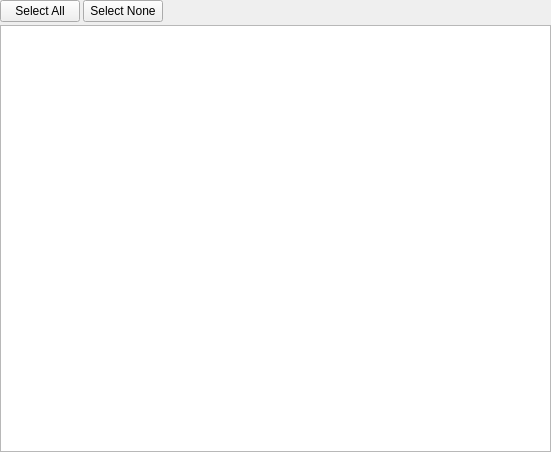
<?xml version="1.0" encoding="UTF-8"?>
<ui version="4.0">
 <class>PropertiesWidget</class>
 <widget class="QWidget" name="PropertiesWidget">
  <property name="geometry">
   <rect>
    <x>0</x>
    <y>0</y>
    <width>551</width>
    <height>452</height>
   </rect>
  </property>
  <layout class="QVBoxLayout" name="verticalLayout">
   <property name="leftMargin">
    <number>0</number>
   </property>
   <property name="topMargin">
    <number>0</number>
   </property>
   <property name="rightMargin">
    <number>0</number>
   </property>
   <property name="bottomMargin">
    <number>0</number>
   </property>
   <item>
    <widget class="QStackedWidget" name="stackedProperties">
     <property name="currentIndex">
      <number>4</number>
     </property>
     <widget class="QWidget" name="pageGeneral">
      <layout class="QVBoxLayout" name="verticalLayout_7">
       <property name="leftMargin">
        <number>0</number>
       </property>
       <property name="topMargin">
        <number>0</number>
       </property>
       <property name="rightMargin">
        <number>0</number>
       </property>
       <property name="bottomMargin">
        <number>0</number>
       </property>
       <item>
        <widget class="QScrollArea" name="scrollArea">
         <property name="widgetResizable">
          <bool>true</bool>
         </property>
         <widget class="QWidget" name="scrollAreaWidgetContents">
          <property name="geometry">
           <rect>
            <x>0</x>
            <y>0</y>
            <width>549</width>
            <height>450</height>
           </rect>
          </property>
          <layout class="QVBoxLayout" name="verticalLayout_2">
           <item>
            <widget class="QWidget" name="groupBar" native="true">
             <layout class="QGridLayout" name="groupBarLayout">
              <property name="topMargin">
               <number>4</number>
              </property>
              <property name="bottomMargin">
               <number>4</number>
              </property>
              <item row="0" column="0">
               <widget class="QLabel" name="labelDownloadedPieces">
                <property name="sizePolicy">
                 <sizepolicy hsizetype="Minimum" vsizetype="Preferred">
                  <horstretch>0</horstretch>
                  <verstretch>0</verstretch>
                 </sizepolicy>
                </property>
                <property name="text">
                 <string>Progress:</string>
                </property>
                <property name="alignment">
                 <set>Qt::AlignRight|Qt::AlignTrailing|Qt::AlignVCenter</set>
                </property>
               </widget>
              </item>
              <item row="0" column="2">
               <widget class="QLabel" name="labelProgressVal">
                <property name="sizePolicy">
                 <sizepolicy hsizetype="Minimum" vsizetype="Preferred">
                  <horstretch>0</horstretch>
                  <verstretch>0</verstretch>
                 </sizepolicy>
                </property>
                <property name="textFormat">
                 <enum>Qt::PlainText</enum>
                </property>
               </widget>
              </item>
              <item row="1" column="0">
               <widget class="QLabel" name="labelPiecesAvailability">
                <property name="sizePolicy">
                 <sizepolicy hsizetype="Minimum" vsizetype="Preferred">
                  <horstretch>0</horstretch>
                  <verstretch>0</verstretch>
                 </sizepolicy>
                </property>
                <property name="text">
                 <string>Availability:</string>
                </property>
                <property name="alignment">
                 <set>Qt::AlignRight|Qt::AlignTrailing|Qt::AlignVCenter</set>
                </property>
               </widget>
              </item>
              <item row="1" column="2">
               <widget class="QLabel" name="labelAverageAvailabilityVal">
                <property name="sizePolicy">
                 <sizepolicy hsizetype="Minimum" vsizetype="Preferred">
                  <horstretch>0</horstretch>
                  <verstretch>0</verstretch>
                 </sizepolicy>
                </property>
                <property name="textFormat">
                 <enum>Qt::PlainText</enum>
                </property>
               </widget>
              </item>
              <item row="1" column="1">
               <widget class="QLabel" name="tempAvailabilityBarArea">
                <property name="textFormat">
                 <enum>Qt::PlainText</enum>
                </property>
               </widget>
              </item>
              <item row="0" column="1">
               <widget class="QLabel" name="tempProgressBarArea">
                <property name="textFormat">
                 <enum>Qt::PlainText</enum>
                </property>
               </widget>
              </item>
             </layout>
            </widget>
           </item>
           <item>
            <widget class="Line" name="lineBelowBars">
             <property name="orientation">
              <enum>Qt::Horizontal</enum>
             </property>
            </widget>
           </item>
           <item>
            <widget class="QGroupBox" name="groupTransferBox">
             <property name="title">
              <string>Transfer</string>
             </property>
             <layout class="QGridLayout" name="gridLayout_2">
              <property name="topMargin">
               <number>4</number>
              </property>
              <property name="bottomMargin">
               <number>4</number>
              </property>
              <item row="2" column="1">
               <widget class="QLabel" name="labelDlSpeedVal">
                <property name="sizePolicy">
                 <sizepolicy hsizetype="Expanding" vsizetype="Preferred">
                  <horstretch>0</horstretch>
                  <verstretch>0</verstretch>
                 </sizepolicy>
                </property>
                <property name="textFormat">
                 <enum>Qt::PlainText</enum>
                </property>
               </widget>
              </item>
              <item row="2" column="2">
               <widget class="QLabel" name="labelUpSpeed">
                <property name="sizePolicy">
                 <sizepolicy hsizetype="Minimum" vsizetype="Preferred">
                  <horstretch>0</horstretch>
                  <verstretch>0</verstretch>
                 </sizepolicy>
                </property>
                <property name="text">
                 <string>Upload Speed:</string>
                </property>
                <property name="alignment">
                 <set>Qt::AlignRight|Qt::AlignTrailing|Qt::AlignVCenter</set>
                </property>
               </widget>
              </item>
              <item row="2" column="3" colspan="4">
               <widget class="QLabel" name="labelUpSpeedVal">
                <property name="sizePolicy">
                 <sizepolicy hsizetype="Expanding" vsizetype="Preferred">
                  <horstretch>0</horstretch>
                  <verstretch>0</verstretch>
                 </sizepolicy>
                </property>
                <property name="textFormat">
                 <enum>Qt::PlainText</enum>
                </property>
               </widget>
              </item>
              <item row="2" column="4">
               <widget class="QLabel" name="labelPeers">
                <property name="sizePolicy">
                 <sizepolicy hsizetype="Minimum" vsizetype="Preferred">
                  <horstretch>0</horstretch>
                  <verstretch>0</verstretch>
                 </sizepolicy>
                </property>
                <property name="text">
                 <string>Peers:</string>
                </property>
                <property name="alignment">
                 <set>Qt::AlignRight|Qt::AlignTrailing|Qt::AlignVCenter</set>
                </property>
               </widget>
              </item>
              <item row="0" column="4">
               <widget class="QLabel" name="labelConnections">
                <property name="sizePolicy">
                 <sizepolicy hsizetype="Minimum" vsizetype="Preferred">
                  <horstretch>0</horstretch>
                  <verstretch>0</verstretch>
                 </sizepolicy>
                </property>
                <property name="text">
                 <string>Connections:</string>
                </property>
                <property name="alignment">
                 <set>Qt::AlignRight|Qt::AlignTrailing|Qt::AlignVCenter</set>
                </property>
               </widget>
              </item>
              <item row="4" column="3">
               <widget class="QLabel" name="labelReannounceInVal">
                <property name="sizePolicy">
                 <sizepolicy hsizetype="Expanding" vsizetype="Preferred">
                  <horstretch>0</horstretch>
                  <verstretch>0</verstretch>
                 </sizepolicy>
                </property>
                <property name="textFormat">
                 <enum>Qt::PlainText</enum>
                </property>
               </widget>
              </item>
              <item row="0" column="3">
               <widget class="QLabel" name="labelETAVal">
                <property name="sizePolicy">
                 <sizepolicy hsizetype="Expanding" vsizetype="Preferred">
                  <horstretch>0</horstretch>
                  <verstretch>0</verstretch>
                 </sizepolicy>
                </property>
                <property name="textFormat">
                 <enum>Qt::PlainText</enum>
                </property>
               </widget>
              </item>
              <item row="3" column="0">
               <widget class="QLabel" name="labelDlLimit">
                <property name="sizePolicy">
                 <sizepolicy hsizetype="Minimum" vsizetype="Preferred">
                  <horstretch>0</horstretch>
                  <verstretch>0</verstretch>
                 </sizepolicy>
                </property>
                <property name="text">
                 <string>Download Limit:</string>
                </property>
                <property name="alignment">
                 <set>Qt::AlignRight|Qt::AlignTrailing|Qt::AlignVCenter</set>
                </property>
               </widget>
              </item>
              <item row="4" column="0">
               <widget class="QLabel" name="labelRatio">
                <property name="sizePolicy">
                 <sizepolicy hsizetype="Minimum" vsizetype="Preferred">
                  <horstretch>0</horstretch>
                  <verstretch>0</verstretch>
                 </sizepolicy>
                </property>
                <property name="text">
                 <string>Share Ratio:</string>
                </property>
                <property name="alignment">
                 <set>Qt::AlignRight|Qt::AlignTrailing|Qt::AlignVCenter</set>
                </property>
               </widget>
              </item>
              <item row="0" column="5">
               <widget class="QLabel" name="labelConnectionsVal">
                <property name="sizePolicy">
                 <sizepolicy hsizetype="Expanding" vsizetype="Preferred">
                  <horstretch>0</horstretch>
                  <verstretch>0</verstretch>
                 </sizepolicy>
                </property>
                <property name="textFormat">
                 <enum>Qt::PlainText</enum>
                </property>
               </widget>
              </item>
              <item row="2" column="5">
               <widget class="QLabel" name="labelPeersVal">
                <property name="sizePolicy">
                 <sizepolicy hsizetype="Expanding" vsizetype="Preferred">
                  <horstretch>0</horstretch>
                  <verstretch>0</verstretch>
                 </sizepolicy>
                </property>
                <property name="textFormat">
                 <enum>Qt::PlainText</enum>
                </property>
               </widget>
              </item>
              <item row="1" column="0">
               <widget class="QLabel" name="labelDownloaded">
                <property name="sizePolicy">
                 <sizepolicy hsizetype="Minimum" vsizetype="Preferred">
                  <horstretch>0</horstretch>
                  <verstretch>0</verstretch>
                 </sizepolicy>
                </property>
                <property name="text">
                 <string>Downloaded:</string>
                </property>
                <property name="alignment">
                 <set>Qt::AlignRight|Qt::AlignTrailing|Qt::AlignVCenter</set>
                </property>
               </widget>
              </item>
              <item row="3" column="2">
               <widget class="QLabel" name="labelUpLimit">
                <property name="sizePolicy">
                 <sizepolicy hsizetype="Minimum" vsizetype="Preferred">
                  <horstretch>0</horstretch>
                  <verstretch>0</verstretch>
                 </sizepolicy>
                </property>
                <property name="text">
                 <string>Upload Limit:</string>
                </property>
                <property name="alignment">
                 <set>Qt::AlignRight|Qt::AlignTrailing|Qt::AlignVCenter</set>
                </property>
               </widget>
              </item>
              <item row="4" column="4">
               <widget class="QLabel" name="labelLastSeenComplete">
                <property name="sizePolicy">
                 <sizepolicy hsizetype="Minimum" vsizetype="Preferred">
                  <horstretch>0</horstretch>
                  <verstretch>0</verstretch>
                 </sizepolicy>
                </property>
                <property name="text">
                 <string>Last Seen Complete:</string>
                </property>
                <property name="alignment">
                 <set>Qt::AlignRight|Qt::AlignTrailing|Qt::AlignVCenter</set>
                </property>
               </widget>
              </item>
              <item row="3" column="1">
               <widget class="QLabel" name="labelDlLimitVal">
                <property name="sizePolicy">
                 <sizepolicy hsizetype="Expanding" vsizetype="Preferred">
                  <horstretch>0</horstretch>
                  <verstretch>0</verstretch>
                 </sizepolicy>
                </property>
                <property name="textFormat">
                 <enum>Qt::PlainText</enum>
                </property>
               </widget>
              </item>
              <item row="1" column="3" colspan="4">
               <widget class="QLabel" name="labelUpTotalVal">
                <property name="sizePolicy">
                 <sizepolicy hsizetype="Expanding" vsizetype="Preferred">
                  <horstretch>0</horstretch>
                  <verstretch>0</verstretch>
                 </sizepolicy>
                </property>
                <property name="textFormat">
                 <enum>Qt::PlainText</enum>
                </property>
               </widget>
              </item>
              <item row="4" column="2">
               <widget class="QLabel" name="labelReannounceIn">
                <property name="sizePolicy">
                 <sizepolicy hsizetype="Minimum" vsizetype="Preferred">
                  <horstretch>0</horstretch>
                  <verstretch>0</verstretch>
                 </sizepolicy>
                </property>
                <property name="text">
                 <string>Reannounce In:</string>
                </property>
                <property name="alignment">
                 <set>Qt::AlignRight|Qt::AlignTrailing|Qt::AlignVCenter</set>
                </property>
               </widget>
              </item>
              <item row="4" column="5">
               <widget class="QLabel" name="labelLastSeenCompleteVal">
                <property name="sizePolicy">
                 <sizepolicy hsizetype="Expanding" vsizetype="Preferred">
                  <horstretch>0</horstretch>
                  <verstretch>0</verstretch>
                 </sizepolicy>
                </property>
                <property name="textFormat">
                 <enum>Qt::PlainText</enum>
                </property>
               </widget>
              </item>
              <item row="1" column="4">
               <widget class="QLabel" name="labelSeeds">
                <property name="sizePolicy">
                 <sizepolicy hsizetype="Minimum" vsizetype="Preferred">
                  <horstretch>0</horstretch>
                  <verstretch>0</verstretch>
                 </sizepolicy>
                </property>
                <property name="text">
                 <string>Seeds:</string>
                </property>
                <property name="alignment">
                 <set>Qt::AlignRight|Qt::AlignTrailing|Qt::AlignVCenter</set>
                </property>
               </widget>
              </item>
              <item row="2" column="0">
               <widget class="QLabel" name="labelDlSpeed">
                <property name="sizePolicy">
                 <sizepolicy hsizetype="Minimum" vsizetype="Preferred">
                  <horstretch>0</horstretch>
                  <verstretch>0</verstretch>
                 </sizepolicy>
                </property>
                <property name="text">
                 <string>Download Speed:</string>
                </property>
                <property name="alignment">
                 <set>Qt::AlignRight|Qt::AlignTrailing|Qt::AlignVCenter</set>
                </property>
               </widget>
              </item>
              <item row="1" column="1">
               <widget class="QLabel" name="labelDlTotalVal">
                <property name="sizePolicy">
                 <sizepolicy hsizetype="Expanding" vsizetype="Preferred">
                  <horstretch>0</horstretch>
                  <verstretch>0</verstretch>
                 </sizepolicy>
                </property>
                <property name="textFormat">
                 <enum>Qt::PlainText</enum>
                </property>
               </widget>
              </item>
              <item row="3" column="5">
               <widget class="QLabel" name="labelWastedVal">
                <property name="sizePolicy">
                 <sizepolicy hsizetype="Expanding" vsizetype="Preferred">
                  <horstretch>0</horstretch>
                  <verstretch>0</verstretch>
                 </sizepolicy>
                </property>
                <property name="textFormat">
                 <enum>Qt::PlainText</enum>
                </property>
               </widget>
              </item>
              <item row="4" column="1">
               <widget class="QLabel" name="labelShareRatioVal">
                <property name="sizePolicy">
                 <sizepolicy hsizetype="Expanding" vsizetype="Preferred">
                  <horstretch>0</horstretch>
                  <verstretch>0</verstretch>
                 </sizepolicy>
                </property>
                <property name="textFormat">
                 <enum>Qt::PlainText</enum>
                </property>
               </widget>
              </item>
              <item row="1" column="2">
               <widget class="QLabel" name="labelUploaded">
                <property name="sizePolicy">
                 <sizepolicy hsizetype="Minimum" vsizetype="Preferred">
                  <horstretch>0</horstretch>
                  <verstretch>0</verstretch>
                 </sizepolicy>
                </property>
                <property name="text">
                 <string>Uploaded:</string>
                </property>
                <property name="alignment">
                 <set>Qt::AlignRight|Qt::AlignTrailing|Qt::AlignVCenter</set>
                </property>
               </widget>
              </item>
              <item row="1" column="5">
               <widget class="QLabel" name="labelSeedsVal">
                <property name="sizePolicy">
                 <sizepolicy hsizetype="Expanding" vsizetype="Preferred">
                  <horstretch>0</horstretch>
                  <verstretch>0</verstretch>
                 </sizepolicy>
                </property>
                <property name="textFormat">
                 <enum>Qt::PlainText</enum>
                </property>
               </widget>
              </item>
              <item row="0" column="1">
               <widget class="QLabel" name="labelElapsedVal">
                <property name="sizePolicy">
                 <sizepolicy hsizetype="Expanding" vsizetype="Preferred">
                  <horstretch>0</horstretch>
                  <verstretch>0</verstretch>
                 </sizepolicy>
                </property>
                <property name="textFormat">
                 <enum>Qt::PlainText</enum>
                </property>
               </widget>
              </item>
              <item row="0" column="0">
               <widget class="QLabel" name="labelTimeActive">
                <property name="sizePolicy">
                 <sizepolicy hsizetype="Minimum" vsizetype="Preferred">
                  <horstretch>0</horstretch>
                  <verstretch>0</verstretch>
                 </sizepolicy>
                </property>
                <property name="text">
                 <string extracomment="Time (duration) the torrent is active (not paused)">Time Active:</string>
                </property>
                <property name="alignment">
                 <set>Qt::AlignRight|Qt::AlignTrailing|Qt::AlignVCenter</set>
                </property>
               </widget>
              </item>
              <item row="3" column="3">
               <widget class="QLabel" name="labelUpLimitVal">
                <property name="sizePolicy">
                 <sizepolicy hsizetype="Expanding" vsizetype="Preferred">
                  <horstretch>0</horstretch>
                  <verstretch>0</verstretch>
                 </sizepolicy>
                </property>
                <property name="textFormat">
                 <enum>Qt::PlainText</enum>
                </property>
               </widget>
              </item>
              <item row="0" column="2">
               <widget class="QLabel" name="labelETA">
                <property name="sizePolicy">
                 <sizepolicy hsizetype="Minimum" vsizetype="Preferred">
                  <horstretch>0</horstretch>
                  <verstretch>0</verstretch>
                 </sizepolicy>
                </property>
                <property name="text">
                 <string>ETA:</string>
                </property>
                <property name="alignment">
                 <set>Qt::AlignRight|Qt::AlignTrailing|Qt::AlignVCenter</set>
                </property>
               </widget>
              </item>
              <item row="3" column="4">
               <widget class="QLabel" name="labelWasted">
                <property name="sizePolicy">
                 <sizepolicy hsizetype="Minimum" vsizetype="Preferred">
                  <horstretch>0</horstretch>
                  <verstretch>0</verstretch>
                 </sizepolicy>
                </property>
                <property name="text">
                 <string>Wasted:</string>
                </property>
                <property name="alignment">
                 <set>Qt::AlignRight|Qt::AlignTrailing|Qt::AlignVCenter</set>
                </property>
               </widget>
              </item>
             </layout>
            </widget>
           </item>
           <item>
            <widget class="QGroupBox" name="groupInfosBox">
             <property name="title">
              <string>Information</string>
             </property>
             <layout class="QGridLayout" name="gridLayout">
              <property name="topMargin">
               <number>4</number>
              </property>
              <property name="bottomMargin">
               <number>2</number>
              </property>
              <item row="0" column="0">
               <widget class="QLabel" name="labelTotalSize">
                <property name="sizePolicy">
                 <sizepolicy hsizetype="Minimum" vsizetype="Preferred">
                  <horstretch>0</horstretch>
                  <verstretch>0</verstretch>
                 </sizepolicy>
                </property>
                <property name="text">
                 <string>Total Size:</string>
                </property>
                <property name="alignment">
                 <set>Qt::AlignRight|Qt::AlignTrailing|Qt::AlignVCenter</set>
                </property>
               </widget>
              </item>
              <item row="0" column="1">
               <widget class="QLabel" name="labelTotalSizeVal">
                <property name="sizePolicy">
                 <sizepolicy hsizetype="Expanding" vsizetype="Preferred">
                  <horstretch>0</horstretch>
                  <verstretch>0</verstretch>
                 </sizepolicy>
                </property>
                <property name="textFormat">
                 <enum>Qt::PlainText</enum>
                </property>
               </widget>
              </item>
              <item row="0" column="2">
               <widget class="QLabel" name="labelTotalPieces">
                <property name="sizePolicy">
                 <sizepolicy hsizetype="Minimum" vsizetype="Preferred">
                  <horstretch>0</horstretch>
                  <verstretch>0</verstretch>
                 </sizepolicy>
                </property>
                <property name="text">
                 <string>Pieces:</string>
                </property>
                <property name="alignment">
                 <set>Qt::AlignRight|Qt::AlignTrailing|Qt::AlignVCenter</set>
                </property>
               </widget>
              </item>
              <item row="0" column="3">
               <widget class="QLabel" name="labelTotalPiecesVal">
                <property name="sizePolicy">
                 <sizepolicy hsizetype="Expanding" vsizetype="Preferred">
                  <horstretch>0</horstretch>
                  <verstretch>0</verstretch>
                 </sizepolicy>
                </property>
                <property name="textFormat">
                 <enum>Qt::PlainText</enum>
                </property>
               </widget>
              </item>
              <item row="0" column="4">
               <widget class="QLabel" name="labelCreatedBy">
                <property name="sizePolicy">
                 <sizepolicy hsizetype="Minimum" vsizetype="Preferred">
                  <horstretch>0</horstretch>
                  <verstretch>0</verstretch>
                 </sizepolicy>
                </property>
                <property name="text">
                 <string>Created By:</string>
                </property>
                <property name="alignment">
                 <set>Qt::AlignRight|Qt::AlignTrailing|Qt::AlignVCenter</set>
                </property>
               </widget>
              </item>
              <item row="0" column="5">
               <widget class="QLabel" name="labelCreatedByVal">
                <property name="sizePolicy">
                 <sizepolicy hsizetype="Expanding" vsizetype="Preferred">
                  <horstretch>0</horstretch>
                  <verstretch>0</verstretch>
                 </sizepolicy>
                </property>
                <property name="textFormat">
                 <enum>Qt::PlainText</enum>
                </property>
               </widget>
              </item>
              <item row="1" column="0">
               <widget class="QLabel" name="labelAddedOn">
                <property name="sizePolicy">
                 <sizepolicy hsizetype="Minimum" vsizetype="Preferred">
                  <horstretch>0</horstretch>
                  <verstretch>0</verstretch>
                 </sizepolicy>
                </property>
                <property name="text">
                 <string>Added On:</string>
                </property>
                <property name="alignment">
                 <set>Qt::AlignRight|Qt::AlignTrailing|Qt::AlignVCenter</set>
                </property>
               </widget>
              </item>
              <item row="1" column="1">
               <widget class="QLabel" name="labelAddedOnVal">
                <property name="sizePolicy">
                 <sizepolicy hsizetype="Expanding" vsizetype="Preferred">
                  <horstretch>0</horstretch>
                  <verstretch>0</verstretch>
                 </sizepolicy>
                </property>
                <property name="textFormat">
                 <enum>Qt::PlainText</enum>
                </property>
               </widget>
              </item>
              <item row="1" column="2">
               <widget class="QLabel" name="labelCompletedOn">
                <property name="sizePolicy">
                 <sizepolicy hsizetype="Minimum" vsizetype="Preferred">
                  <horstretch>0</horstretch>
                  <verstretch>0</verstretch>
                 </sizepolicy>
                </property>
                <property name="text">
                 <string>Completed On:</string>
                </property>
                <property name="alignment">
                 <set>Qt::AlignRight|Qt::AlignTrailing|Qt::AlignVCenter</set>
                </property>
               </widget>
              </item>
              <item row="1" column="3">
               <widget class="QLabel" name="labelCompletedOnVal">
                <property name="sizePolicy">
                 <sizepolicy hsizetype="Expanding" vsizetype="Preferred">
                  <horstretch>0</horstretch>
                  <verstretch>0</verstretch>
                 </sizepolicy>
                </property>
                <property name="textFormat">
                 <enum>Qt::PlainText</enum>
                </property>
               </widget>
              </item>
              <item row="1" column="4">
               <widget class="QLabel" name="labelCreatedOn">
                <property name="sizePolicy">
                 <sizepolicy hsizetype="Minimum" vsizetype="Preferred">
                  <horstretch>0</horstretch>
                  <verstretch>0</verstretch>
                 </sizepolicy>
                </property>
                <property name="text">
                 <string>Created On:</string>
                </property>
                <property name="alignment">
                 <set>Qt::AlignRight|Qt::AlignTrailing|Qt::AlignVCenter</set>
                </property>
               </widget>
              </item>
              <item row="1" column="5">
               <widget class="QLabel" name="labelCreatedOnVal">
                <property name="sizePolicy">
                 <sizepolicy hsizetype="Expanding" vsizetype="Preferred">
                  <horstretch>0</horstretch>
                  <verstretch>0</verstretch>
                 </sizepolicy>
                </property>
                <property name="textFormat">
                 <enum>Qt::PlainText</enum>
                </property>
               </widget>
              </item>
              <item row="2" column="0">
               <widget class="QLabel" name="labelHash">
                <property name="sizePolicy">
                 <sizepolicy hsizetype="Minimum" vsizetype="Preferred">
                  <horstretch>0</horstretch>
                  <verstretch>0</verstretch>
                 </sizepolicy>
                </property>
                <property name="text">
                 <string>Torrent Hash:</string>
                </property>
                <property name="alignment">
                 <set>Qt::AlignRight|Qt::AlignTrailing|Qt::AlignVCenter</set>
                </property>
               </widget>
              </item>
              <item row="2" column="1" colspan="5">
               <widget class="QLabel" name="labelHashVal">
                <property name="sizePolicy">
                 <sizepolicy hsizetype="Expanding" vsizetype="Preferred">
                  <horstretch>0</horstretch>
                  <verstretch>0</verstretch>
                 </sizepolicy>
                </property>
                <property name="textFormat">
                 <enum>Qt::PlainText</enum>
                </property>
                <property name="textInteractionFlags">
                 <set>Qt::TextSelectableByMouse</set>
                </property>
               </widget>
              </item>
              <item row="3" column="0">
               <widget class="QLabel" name="labelSavePath">
                <property name="sizePolicy">
                 <sizepolicy hsizetype="Minimum" vsizetype="Preferred">
                  <horstretch>0</horstretch>
                  <verstretch>0</verstretch>
                 </sizepolicy>
                </property>
                <property name="text">
                 <string>Save Path:</string>
                </property>
                <property name="alignment">
                 <set>Qt::AlignRight|Qt::AlignTop|Qt::AlignTrailing</set>
                </property>
               </widget>
              </item>
              <item row="3" column="1" colspan="5">
               <widget class="QLabel" name="labelSavePathVal">
                <property name="sizePolicy">
                 <sizepolicy hsizetype="Expanding" vsizetype="Preferred">
                  <horstretch>0</horstretch>
                  <verstretch>0</verstretch>
                 </sizepolicy>
                </property>
                <property name="textFormat">
                 <enum>Qt::PlainText</enum>
                </property>
                <property name="wordWrap">
                 <bool>true</bool>
                </property>
                <property name="textInteractionFlags">
                 <set>Qt::TextSelectableByMouse</set>
                </property>
               </widget>
              </item>
              <item row="4" column="0">
               <widget class="QLabel" name="labelComment">
                <property name="sizePolicy">
                 <sizepolicy hsizetype="Minimum" vsizetype="Preferred">
                  <horstretch>0</horstretch>
                  <verstretch>0</verstretch>
                 </sizepolicy>
                </property>
                <property name="text">
                 <string>Comment:</string>
                </property>
                <property name="alignment">
                 <set>Qt::AlignRight|Qt::AlignTop|Qt::AlignTrailing</set>
                </property>
               </widget>
              </item>
              <item row="4" column="1" colspan="5">
               <widget class="QLabel" name="labelCommentVal">
                <property name="sizePolicy">
                 <sizepolicy hsizetype="Expanding" vsizetype="Expanding">
                  <horstretch>0</horstretch>
                  <verstretch>0</verstretch>
                 </sizepolicy>
                </property>
                <property name="textFormat">
                 <enum>Qt::RichText</enum>
                </property>
                <property name="alignment">
                 <set>Qt::AlignLeading|Qt::AlignLeft|Qt::AlignTop</set>
                </property>
                <property name="wordWrap">
                 <bool>true</bool>
                </property>
                <property name="openExternalLinks">
                 <bool>true</bool>
                </property>
                <property name="textInteractionFlags">
                 <set>Qt::TextBrowserInteraction</set>
                </property>
                <property name="openLinks" stdset="0">
                 <bool>true</bool>
                </property>
               </widget>
              </item>
             </layout>
            </widget>
           </item>
          </layout>
         </widget>
        </widget>
       </item>
      </layout>
     </widget>
     <widget class="QWidget" name="pageTrackers">
      <layout class="QHBoxLayout" name="hBoxLayoutTrackers">
       <property name="leftMargin">
        <number>0</number>
       </property>
       <property name="topMargin">
        <number>0</number>
       </property>
       <property name="rightMargin">
        <number>0</number>
       </property>
       <property name="bottomMargin">
        <number>0</number>
       </property>
       <item>
        <layout class="QVBoxLayout" name="verticalLayout_10">
         <item>
          <spacer name="verticalSpacer_2">
           <property name="orientation">
            <enum>Qt::Vertical</enum>
           </property>
           <property name="sizeHint" stdset="0">
            <size>
             <width>20</width>
             <height>40</height>
            </size>
           </property>
          </spacer>
         </item>
         <item>
          <widget class="QPushButton" name="trackerUpButton"/>
         </item>
         <item>
          <widget class="QPushButton" name="trackerDownButton"/>
         </item>
         <item>
          <spacer name="verticalSpacer_3">
           <property name="orientation">
            <enum>Qt::Vertical</enum>
           </property>
           <property name="sizeHint" stdset="0">
            <size>
             <width>20</width>
             <height>40</height>
            </size>
           </property>
          </spacer>
         </item>
        </layout>
       </item>
      </layout>
     </widget>
     <widget class="QWidget" name="pagePeers">
      <layout class="QVBoxLayout" name="vBoxLayoutPeerPage">
       <property name="leftMargin">
        <number>0</number>
       </property>
       <property name="topMargin">
        <number>0</number>
       </property>
       <property name="rightMargin">
        <number>0</number>
       </property>
       <property name="bottomMargin">
        <number>0</number>
       </property>
      </layout>
     </widget>
     <widget class="QWidget" name="pageSources">
      <layout class="QVBoxLayout" name="verticalLayout_9">
       <property name="leftMargin">
        <number>0</number>
       </property>
       <property name="topMargin">
        <number>0</number>
       </property>
       <property name="rightMargin">
        <number>0</number>
       </property>
       <property name="bottomMargin">
        <number>0</number>
       </property>
       <item>
        <widget class="QListWidget" name="listWebSeeds">
         <property name="contextMenuPolicy">
          <enum>Qt::CustomContextMenu</enum>
         </property>
         <property name="selectionMode">
          <enum>QAbstractItemView::ExtendedSelection</enum>
         </property>
        </widget>
       </item>
      </layout>
     </widget>
     <widget class="QWidget" name="pageContents">
      <layout class="QVBoxLayout" name="verticalLayout_3">
       <property name="spacing">
        <number>3</number>
       </property>
       <property name="leftMargin">
        <number>0</number>
       </property>
       <property name="topMargin">
        <number>0</number>
       </property>
       <property name="rightMargin">
        <number>0</number>
       </property>
       <property name="bottomMargin">
        <number>0</number>
       </property>
       <item>
        <layout class="QHBoxLayout" name="contentFilterLayout">
         <item>
          <widget class="QPushButton" name="selectAllButton">
           <property name="text">
            <string>Select All</string>
           </property>
          </widget>
         </item>
         <item>
          <widget class="QPushButton" name="selectNoneButton">
           <property name="text">
            <string>Select None</string>
           </property>
          </widget>
         </item>
         <item>
          <spacer name="horizontalSpacer">
           <property name="orientation">
            <enum>Qt::Horizontal</enum>
           </property>
           <property name="sizeHint" stdset="0">
            <size>
             <width>40</width>
             <height>20</height>
            </size>
           </property>
          </spacer>
         </item>
        </layout>
       </item>
       <item>
        <widget class="TorrentContentTreeView" name="filesList">
         <property name="contextMenuPolicy">
          <enum>Qt::CustomContextMenu</enum>
         </property>
         <property name="editTriggers">
          <set>QAbstractItemView::AllEditTriggers</set>
         </property>
         <property name="selectionMode">
          <enum>QAbstractItemView::ExtendedSelection</enum>
         </property>
         <property name="allColumnsShowFocus">
          <bool>true</bool>
         </property>
        </widget>
       </item>
      </layout>
     </widget>
     <widget class="QWidget" name="pageSpeed">
      <layout class="QVBoxLayout" name="speedLayout">
       <property name="leftMargin">
        <number>0</number>
       </property>
       <property name="topMargin">
        <number>0</number>
       </property>
       <property name="rightMargin">
        <number>0</number>
       </property>
       <property name="bottomMargin">
        <number>0</number>
       </property>
      </layout>
     </widget>
    </widget>
   </item>
  </layout>
  <action name="actionNotDownloaded">
   <property name="text">
    <string>Do not download</string>
   </property>
   <property name="toolTip">
    <string>Do not download</string>
   </property>
  </action>
  <action name="actionMaximum">
   <property name="text">
    <string>Maximum</string>
   </property>
  </action>
  <action name="actionHigh">
   <property name="text">
    <string>High</string>
   </property>
  </action>
  <action name="actionNormal">
   <property name="text">
    <string>Normal</string>
   </property>
  </action>
 </widget>
 <customwidgets>
  <customwidget>
   <class>TorrentContentTreeView</class>
   <extends>QTreeView</extends>
   <header location="global">gui/torrentcontenttreeview.h</header>
  </customwidget>
 </customwidgets>
 <resources/>
 <connections/>
</ui>
